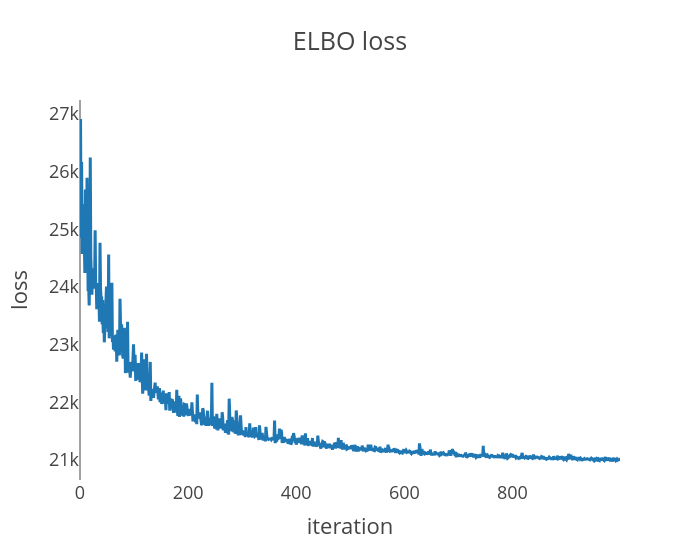
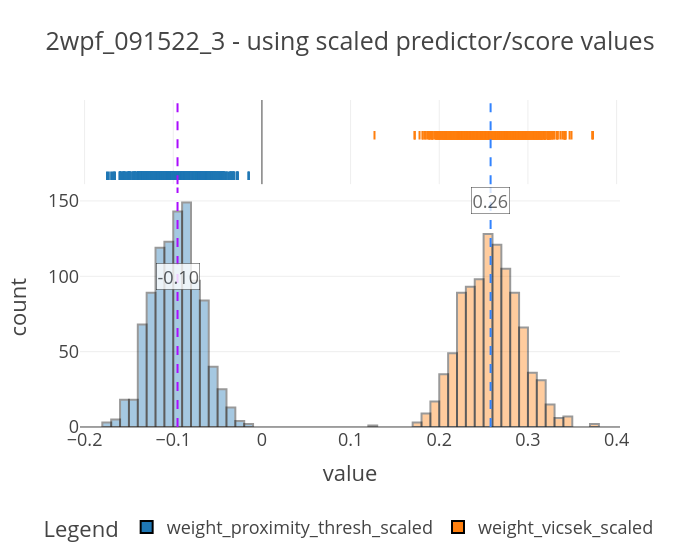
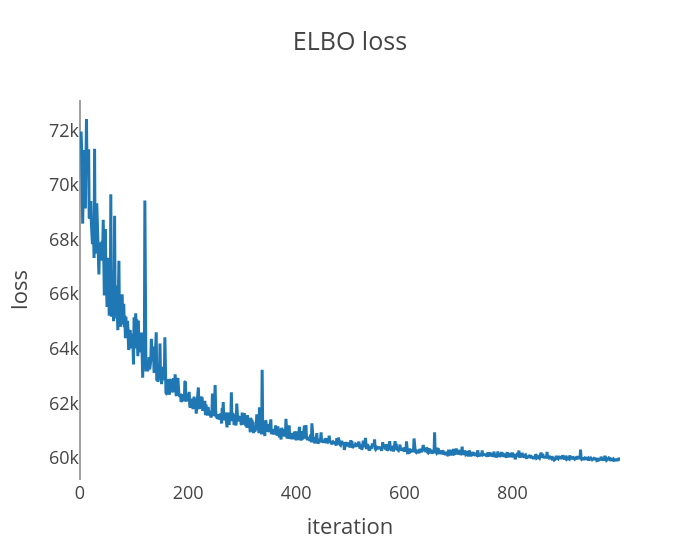
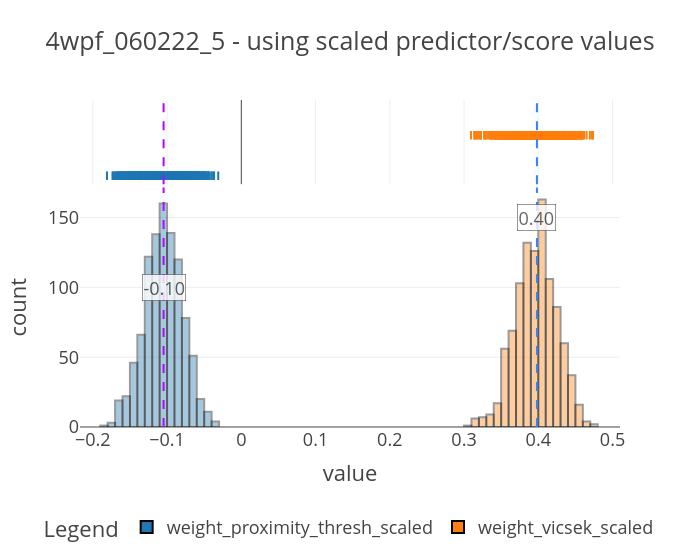

Write notebook code for charts like these, in order.
### Code cell
coefficients_scaled = {}

for exp in exp_wise_derivedDF.keys():
    print("-"*50)
    print(f"Starting inference : {exp}")
    print("-"*50)
    predictors, score = get_tensors_for_inference(
        exp_wise_derivedDF[exp], predictor_names=predictor_names, score_names=score_names
    )
    plot_density(predictors, score, exp)
    
    model = FishModel(predictors, score)
    guide, samples = run_svi_and_get_samples(
        model, predictors, score, verbose=True, num_samples=1000, num_svi_iters=1000
    )
    ft.plot_coefs(samples, f"{exp} - using scaled predictor/score values", nbins=100)

    evaluate_performance(
        model, guide, predictors, score, num_samples=100, sampling_fraction=0.5
    )

    #save samples to dict
    coefficients_scaled[exp] = samples

### Figure 1 — Plotly figure (JSON) as saved in the notebook; plotly's stock layout.template omitted (floating-point values rounded to 4 significant figures; data arrays with more than 128 entries replaced by an {"elided": "..."} marker saying what was removed)
{"data": [{"hovertemplate": "x=%{x}<br>y=%{y}<extra></extra>", "legendgroup": "", "line": {"color": "#1F77B4", "dash": "solid"}, "marker": {"symbol": "circle"}, "mode": "lines", "name": "", "orientation": "v", "showlegend": false, "type": "scatter", "x": {"elided": "1000 int values"}, "xaxis": "x", "y": {"elided": "1000 float values"}, "yaxis": "y"}], "layout": {"legend": {"tracegroupgap": 0}, "title": {"text": "ELBO loss"}, "width": 700, "xaxis": {"anchor": "y", "domain": [0, 1], "showgrid": false, "title": {"text": "iteration"}}, "yaxis": {"anchor": "x", "domain": [0, 1], "showgrid": false, "title": {"text": "loss"}}}}

### Figure 2 — Plotly figure (JSON) as saved in the notebook; plotly's stock layout.template omitted (floating-point values rounded to 4 significant figures; data arrays with more than 128 entries replaced by an {"elided": "..."} marker saying what was removed)
{"data": [{"alignmentgroup": "True", "bingroup": "x", "hovertemplate": "coefficient=weight_proximity_thresh_scaled<br>value=%{x}<br>count=%{y}<extra></extra>", "legendgroup": "weight_proximity_thresh_scaled", "marker": {"color": "#1F77B4", "line": {"color": "Black", "width": 2}, "opacity": 0.4, "pattern": {"shape": ""}}, "name": "weight_proximity_thresh_scaled", "nbinsx": 100, "offsetgroup": "weight_proximity_thresh_scaled", "orientation": "v", "showlegend": true, "type": "histogram", "x": {"elided": "1000 float values"}, "xaxis": "x", "yaxis": "y"}, {"alignmentgroup": "True", "boxpoints": "all", "fillcolor": "rgba(255,255,255,0)", "hoveron": "points", "hovertemplate": "coefficient=weight_proximity_thresh_scaled<br>value=%{x}<extra></extra>", "jitter": 0, "legendgroup": "weight_proximity_thresh_scaled", "line": {"color": "rgba(255,255,255,0)"}, "marker": {"color": "#1F77B4", "line": {"color": "Black", "width": 2}, "symbol": "line-ns-open"}, "name": "weight_proximity_thresh_scaled", "offsetgroup": "weight_proximity_thresh_scaled", "showlegend": false, "type": "box", "x": {"elided": "1000 float values"}, "xaxis": "x2", "yaxis": "y2"}, {"alignmentgroup": "True", "bingroup": "x", "hovertemplate": "coefficient=weight_vicsek_scaled<br>value=%{x}<br>count=%{y}<extra></extra>", "legendgroup": "weight_vicsek_scaled", "marker": {"color": "#FF7F0E", "line": {"color": "Black", "width": 2}, "opacity": 0.4, "pattern": {"shape": ""}}, "name": "weight_vicsek_scaled", "nbinsx": 100, "offsetgroup": "weight_vicsek_scaled", "orientation": "v", "showlegend": true, "type": "histogram", "x": {"elided": "1000 float values"}, "xaxis": "x", "yaxis": "y"}, {"alignmentgroup": "True", "boxpoints": "all", "fillcolor": "rgba(255,255,255,0)", "hoveron": "points", "hovertemplate": "coefficient=weight_vicsek_scaled<br>value=%{x}<extra></extra>", "jitter": 0, "legendgroup": "weight_vicsek_scaled", "line": {"color": "rgba(255,255,255,0)"}, "marker": {"color": "#FF7F0E", "line": {"color": "Black", "width": 2}, "symbol": "line-ns-open"}, "name": "weight_vicsek_scaled", "offsetgroup": "weight_vicsek_scaled", "showlegend": false, "type": "box", "x": {"elided": "1000 float values"}, "xaxis": "x2", "yaxis": "y2"}], "layout": {"annotations": [{"bgcolor": "white", "bordercolor": "black", "borderwidth": 0.5, "opacity": 0.8, "showarrow": false, "text": "-0.10", "x": -0.09519, "y": 100}, {"bgcolor": "white", "bordercolor": "black", "borderwidth": 0.5, "opacity": 0.8, "showarrow": false, "text": "0.26", "x": 0.2579, "y": 150}], "barmode": "overlay", "legend": {"orientation": "h", "title": {"text": "Legend"}, "tracegroupgap": 0, "x": 0.5, "xanchor": "center", "y": -0.25, "yanchor": "top"}, "shapes": [{"line": {"color": "#AA0DFE", "dash": "dash"}, "name": "Median (-0.09519300609827042)", "type": "line", "x0": -0.09519, "x1": -0.09519, "xref": "x", "y0": 0, "y1": 1, "yref": "y domain"}, {"line": {"color": "#AA0DFE", "dash": "dash"}, "name": "Median (-0.09519300609827042)", "type": "line", "x0": -0.09519, "x1": -0.09519, "xref": "x2", "y0": 0, "y1": 1, "yref": "y2 domain"}, {"line": {"color": "#3283FE", "dash": "dash"}, "name": "Median (0.25788217782974243)", "type": "line", "x0": 0.2579, "x1": 0.2579, "xref": "x", "y0": 0, "y1": 1, "yref": "y domain"}, {"line": {"color": "#3283FE", "dash": "dash"}, "name": "Median (0.25788217782974243)", "type": "line", "x0": 0.2579, "x1": 0.2579, "xref": "x2", "y0": 0, "y1": 1, "yref": "y2 domain"}], "title": {"text": "2wpf_091522_3 - using scaled predictor/score values"}, "width": 700, "xaxis": {"anchor": "y", "domain": [0, 1], "title": {"text": "value"}}, "xaxis2": {"anchor": "y2", "domain": [0, 1], "matches": "x", "showgrid": true, "showticklabels": false}, "yaxis": {"anchor": "x", "domain": [0, 0.7326], "title": {"text": "count"}}, "yaxis2": {"anchor": "x2", "domain": [0.7426, 1], "matches": "y2", "showgrid": false, "showline": false, "showticklabels": false, "ticks": ""}}}

### Figure 3 — Plotly figure (JSON) as saved in the notebook; plotly's stock layout.template omitted (floating-point values rounded to 4 significant figures; data arrays with more than 128 entries replaced by an {"elided": "..."} marker saying what was removed)
{"data": [{"hovertemplate": "x=%{x}<br>y=%{y}<extra></extra>", "legendgroup": "", "line": {"color": "#1F77B4", "dash": "solid"}, "marker": {"symbol": "circle"}, "mode": "lines", "name": "", "orientation": "v", "showlegend": false, "type": "scatter", "x": {"elided": "1000 int values"}, "xaxis": "x", "y": {"elided": "1000 float values"}, "yaxis": "y"}], "layout": {"legend": {"tracegroupgap": 0}, "title": {"text": "ELBO loss"}, "width": 700, "xaxis": {"anchor": "y", "domain": [0, 1], "showgrid": false, "title": {"text": "iteration"}}, "yaxis": {"anchor": "x", "domain": [0, 1], "showgrid": false, "title": {"text": "loss"}}}}

### Figure 4 — Plotly figure (JSON) as saved in the notebook; plotly's stock layout.template omitted (floating-point values rounded to 4 significant figures; data arrays with more than 128 entries replaced by an {"elided": "..."} marker saying what was removed)
{"data": [{"alignmentgroup": "True", "bingroup": "x", "hovertemplate": "coefficient=weight_proximity_thresh_scaled<br>value=%{x}<br>count=%{y}<extra></extra>", "legendgroup": "weight_proximity_thresh_scaled", "marker": {"color": "#1F77B4", "line": {"color": "Black", "width": 2}, "opacity": 0.4, "pattern": {"shape": ""}}, "name": "weight_proximity_thresh_scaled", "nbinsx": 100, "offsetgroup": "weight_proximity_thresh_scaled", "orientation": "v", "showlegend": true, "type": "histogram", "x": {"elided": "1000 float values"}, "xaxis": "x", "yaxis": "y"}, {"alignmentgroup": "True", "boxpoints": "all", "fillcolor": "rgba(255,255,255,0)", "hoveron": "points", "hovertemplate": "coefficient=weight_proximity_thresh_scaled<br>value=%{x}<extra></extra>", "jitter": 0, "legendgroup": "weight_proximity_thresh_scaled", "line": {"color": "rgba(255,255,255,0)"}, "marker": {"color": "#1F77B4", "line": {"color": "Black", "width": 2}, "symbol": "line-ns-open"}, "name": "weight_proximity_thresh_scaled", "offsetgroup": "weight_proximity_thresh_scaled", "showlegend": false, "type": "box", "x": {"elided": "1000 float values"}, "xaxis": "x2", "yaxis": "y2"}, {"alignmentgroup": "True", "bingroup": "x", "hovertemplate": "coefficient=weight_vicsek_scaled<br>value=%{x}<br>count=%{y}<extra></extra>", "legendgroup": "weight_vicsek_scaled", "marker": {"color": "#FF7F0E", "line": {"color": "Black", "width": 2}, "opacity": 0.4, "pattern": {"shape": ""}}, "name": "weight_vicsek_scaled", "nbinsx": 100, "offsetgroup": "weight_vicsek_scaled", "orientation": "v", "showlegend": true, "type": "histogram", "x": {"elided": "1000 float values"}, "xaxis": "x", "yaxis": "y"}, {"alignmentgroup": "True", "boxpoints": "all", "fillcolor": "rgba(255,255,255,0)", "hoveron": "points", "hovertemplate": "coefficient=weight_vicsek_scaled<br>value=%{x}<extra></extra>", "jitter": 0, "legendgroup": "weight_vicsek_scaled", "line": {"color": "rgba(255,255,255,0)"}, "marker": {"color": "#FF7F0E", "line": {"color": "Black", "width": 2}, "symbol": "line-ns-open"}, "name": "weight_vicsek_scaled", "offsetgroup": "weight_vicsek_scaled", "showlegend": false, "type": "box", "x": {"elided": "1000 float values"}, "xaxis": "x2", "yaxis": "y2"}], "layout": {"annotations": [{"bgcolor": "white", "bordercolor": "black", "borderwidth": 0.5, "opacity": 0.8, "showarrow": false, "text": "-0.10", "x": -0.1047, "y": 100}, {"bgcolor": "white", "bordercolor": "black", "borderwidth": 0.5, "opacity": 0.8, "showarrow": false, "text": "0.40", "x": 0.3982, "y": 150}], "barmode": "overlay", "legend": {"orientation": "h", "title": {"text": "Legend"}, "tracegroupgap": 0, "x": 0.5, "xanchor": "center", "y": -0.25, "yanchor": "top"}, "shapes": [{"line": {"color": "#AA0DFE", "dash": "dash"}, "name": "Median (-0.10468333214521408)", "type": "line", "x0": -0.1047, "x1": -0.1047, "xref": "x", "y0": 0, "y1": 1, "yref": "y domain"}, {"line": {"color": "#AA0DFE", "dash": "dash"}, "name": "Median (-0.10468333214521408)", "type": "line", "x0": -0.1047, "x1": -0.1047, "xref": "x2", "y0": 0, "y1": 1, "yref": "y2 domain"}, {"line": {"color": "#3283FE", "dash": "dash"}, "name": "Median (0.39817050099372864)", "type": "line", "x0": 0.3982, "x1": 0.3982, "xref": "x", "y0": 0, "y1": 1, "yref": "y domain"}, {"line": {"color": "#3283FE", "dash": "dash"}, "name": "Median (0.39817050099372864)", "type": "line", "x0": 0.3982, "x1": 0.3982, "xref": "x2", "y0": 0, "y1": 1, "yref": "y2 domain"}], "title": {"text": "4wpf_060222_5 - using scaled predictor/score values"}, "width": 700, "xaxis": {"anchor": "y", "domain": [0, 1], "title": {"text": "value"}}, "xaxis2": {"anchor": "y2", "domain": [0, 1], "matches": "x", "showgrid": true, "showticklabels": false}, "yaxis": {"anchor": "x", "domain": [0, 0.7326], "title": {"text": "count"}}, "yaxis2": {"anchor": "x2", "domain": [0.7426, 1], "matches": "y2", "showgrid": false, "showline": false, "showticklabels": false, "ticks": ""}}}
